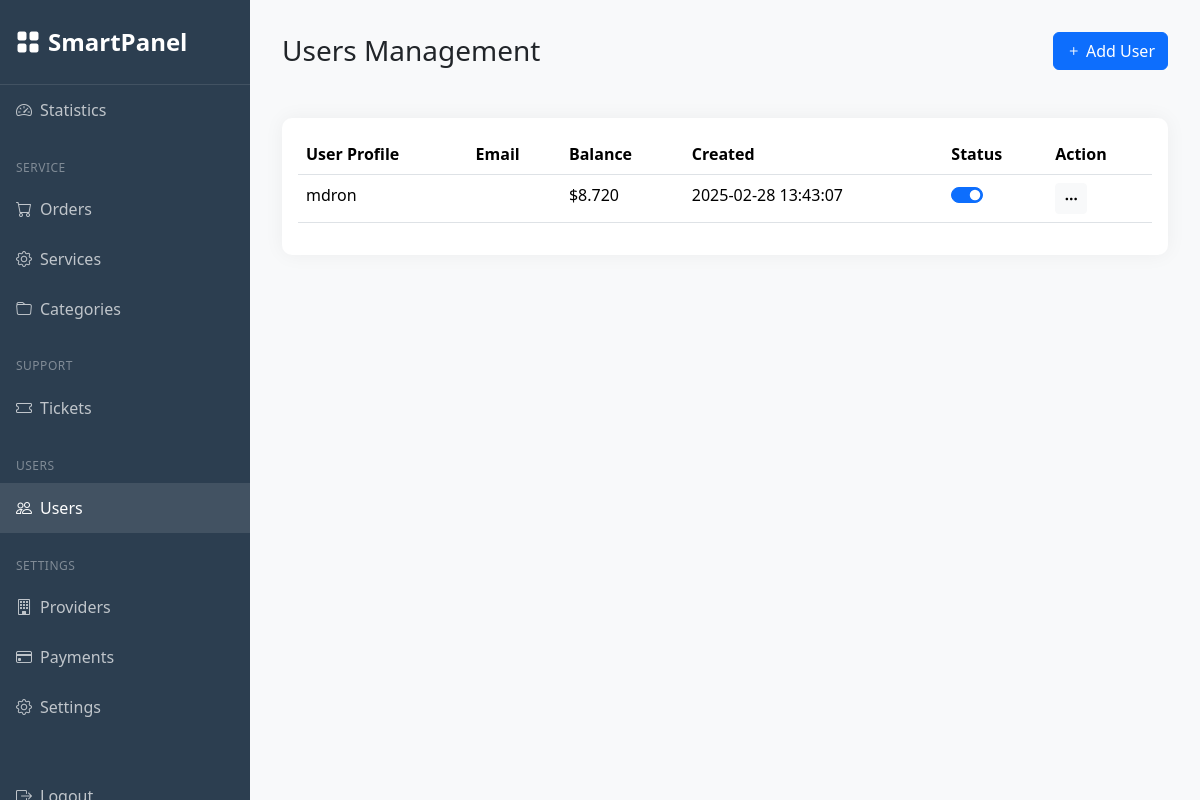
/managerdashboard/users/ (signed in), run on an earlier commit of the app's database.
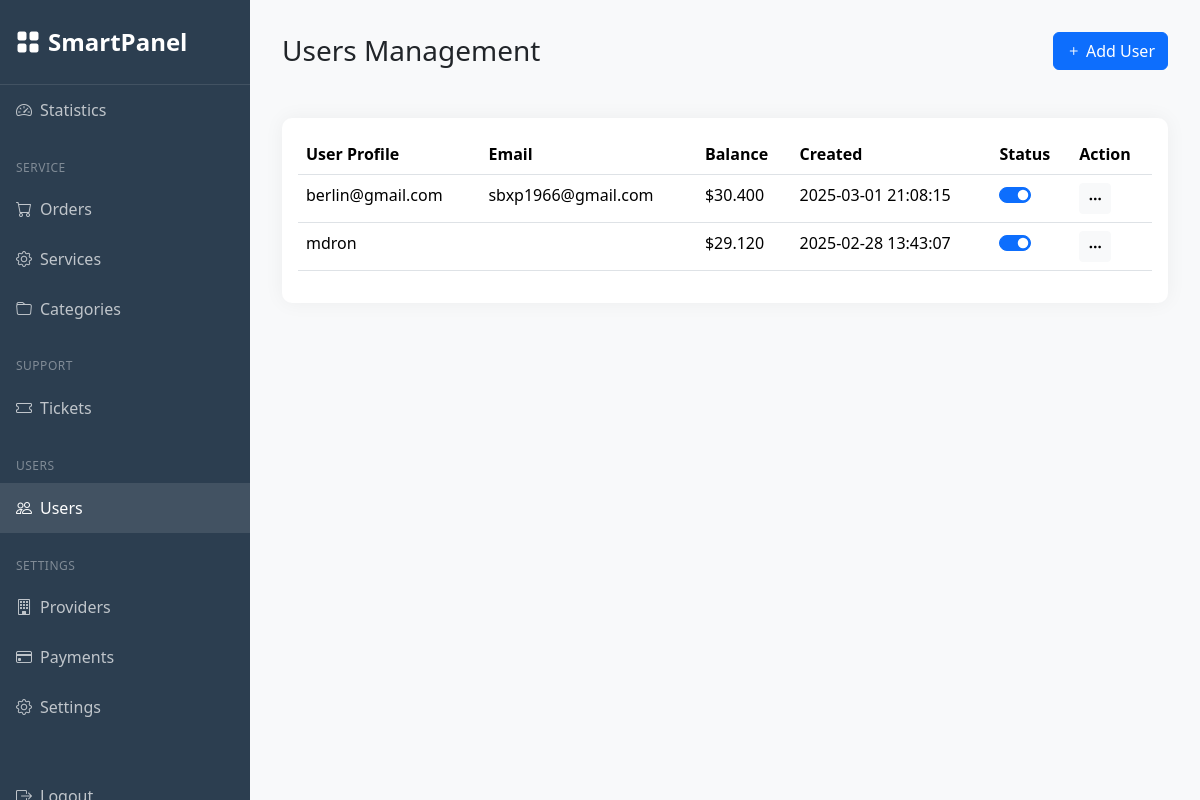
And on a later commit of the database.
### authentication/models.py (models this page shows, shortened)
class User(AbstractUser):
    ids = models.CharField(max_length=32, unique=True, blank=True, null=True)
    uid = models.UUIDField(default=uuid.uuid4, editable=False, unique=True) #Unique ID for the user
    role = models.CharField(max_length=10, choices=[('admin', 'Admin'), ('user', 'User')], default='user')
    login_type = models.TextField(blank=True, null=True)
    first_name = models.CharField(max_length=255, blank=True, null=True)
    last_name = models.CharField(max_length=255, blank=True, null=True)
    address = models.CharField(max_length=255, blank=True, null=True)
    city = models.CharField(max_length=75, blank=True, null=True)
    phone = models.CharField(max_length=12, blank=True, null=True)
    email = models.EmailField(blank=True, null=True)
    password = models.CharField(max_length=128, blank=True, null=True)
    timezone = models.TextField(blank=True, null=True)
    more_information = models.JSONField(blank=True, null=True)
    settings = models.TextField(blank=True, null=True)
    desc = models.TextField(blank=True, null=True)
    balance = models.DecimalField(max_digits=5, decimal_places=3, default=0.000)
    custom_rate = models.DecimalField(max_digits=2, decimal_places=1, default=0.0)
    api_key = models.CharField(max_length=191, unique=True, blank=True, null=True)
    spent = models.DecimalField(max_digits=15, decimal_places=4, null=True)
    activation_key = models.CharField(max_length=191, blank=True, null=True)
    reset_key = models.CharField(max_length=191, blank=True, null=True)
    history_ip = models.CharField(max_length=17, blank=True, null=True)
    status = models.IntegerField(default=1, choices=[(0, 'Inactive'), (1, 'Active')])
    level = models.CharField(
    max_length=15,
    choices=[
        ('silver-member', 'Silver Member'),
        ('gold-elite', 'Gold Elite'),
        ('platinum-status', 'Platinum Status'),
        ('diamond-master', 'Diamond Master'),
        ('ultimate-legend', 'Ultimate Legend')
    ],
    default='silver-member'
    )
    changed = models.DateTimeField(blank=True, null=True)
    created = models.DateTimeField(auto_now_add=True)

### managerdashboard/views.py (the view)
# urls.py: path('users/', views.users, name='users'),
@permission_required('authentication.is_manager', login_url='manager_login')
def users(request):
    search_query = request.GET.get('search', '')
    status_filter = request.GET.get('status', '')
    users = User.objects.all().order_by('-date_joined')
    if search_query:
        users = users.filter(
            Q(email__icontains=search_query) |
            Q(username__icontains=search_query)
        )
    if status_filter:
        if status_filter == 'active':
            users = users.filter(is_active=True)
        elif status_filter == 'inactive':
            users = users.filter(is_active=False)
    total_users = users.count()
    active_users = users.filter(is_active=True).count()
    inactive_users = users.filter(is_active=False).count()
    paginator = Paginator(users, 10)  # Show 10 users per page
    page_number = request.GET.get('page')
    users_page = paginator.get_page(page_number)
    context = {
        'active_tab': 'users',
        'users': users_page,
        'total_users': total_users,
        'active_users': active_users,
        'inactive_users': inactive_users,
        'search_query': search_query,
        'status_filter': status_filter
    }
    return render(request, 'managerdashboard/users.html', context)

### templates/managerdashboard/users.html (shortened to what this page needs)
{% extends 'managerdashboard/base_dashboard.html' %}
{% load static %}
{% block dashboard_content %}
<div class="container-fluid p-0">
    <div class="d-flex justify-content-between align-items-center mb-4">
        <h1 class="h3 mb-0">Users Management</h1>
        <button class="btn btn-primary" data-bs-toggle="modal" data-bs-target="#addUserModal">
            <i class="bi bi-plus"></i> Add User
        </button>
    </div>
    <div class="card">
        <div class="card-body">
            <div class="table-responsive">
                <table class="table table-hover">
                    <thead>
                        <tr>
                            <th>User Profile</th>
                            <th>Email</th>
                            <th>Balance</th>
                            <th>Created</th>
                            <th>Status</th>
                            <th>Action</th>
                        </tr>
                    </thead>
                    <tbody>
                        {% for user in users %}
                        <tr>
                            <td>{{ user.username }}</td>
                            <td>{{ user.email }}</td>
                            <td>${{ user.balance }}</td>
                            <td>{{ user.date_joined|date:"Y-m-d H:i:s" }}</td>
                            <td>
                                <div class="form-check form-switch">
                                    <input class="form-check-input" type="checkbox"
                                           {% if user.is_active %}checked{% endif %}
                                           onclick="toggleUserStatus({{ user.id }})">
                                </div>
                            </td>
                            <td>
                                <div class="dropdown">
                                    <button class="btn btn-light btn-sm" type="button" data-bs-toggle="dropdown">
                                        <i class="bi bi-three-dots"></i>
                                    </button>
                                </div>
                            </td>
                        </tr>
                        {% endfor %}
                    </tbody>
                </table>
            </div>
        </div>
    </div>
</div>
{% endblock dashboard_content %}

### templates/managerdashboard/base_dashboard.html (shortened to what this page needs)
{% load static %}
<!DOCTYPE html>
<html lang="en">
<head>
    <link href="https://cdn.jsdelivr.net/npm/bootstrap@5.3.2/dist/css/bootstrap.min.css" rel="stylesheet">
    <link rel="stylesheet" href="https://cdn.jsdelivr.net/npm/bootstrap-icons@1.11.1/font/bootstrap-icons.css">
    <link href="{% static 'css/style.css' %}" rel="stylesheet">
    <link href="{% static 'css/styles.css' %}" rel="stylesheet">
    <link href="{% static 'css/loader.css' %}" rel="stylesheet">
</head>
<body>
    <div id="wrapper">
        <nav id="sidebar">
            <div class="sidebar-header">
                <a href="{% url 'managerdashboard:manager_dashboard' %}" class="sidebar-brand">
                    <i class="bi bi-grid-fill me-2"></i>SmartPanel
                </a>
            </div>
            <ul class="nav flex-column">
                <li class="nav-item">
                    <a class="nav-link {% if active_tab == 'dashboard' %}active{% endif %}"
                       href="{% url 'managerdashboard:manager_dashboard' %}">
                        <i class="bi bi-speedometer2"></i>Statistics
                    </a>
                </li>
                <li class="nav-header">SERVICE</li>
                <li class="nav-item">
                    <a class="nav-link {% if active_tab == 'orders' %}active{% endif %}"
                       href="{% url 'managerdashboard:orders' %}">
                        <i class="bi bi-cart"></i>Orders
                    </a>
                </li>
                <li class="nav-item">
                    <a class="nav-link {% if active_tab == 'services' %}active{% endif %}"
                       href="{% url 'managerdashboard:services' %}">
                        <i class="bi bi-gear"></i>Services
                    </a>
                </li>
                <li class="nav-item">
                    <a class="nav-link {% if active_tab == 'categories' %}active{% endif %}"
                       href="{% url 'managerdashboard:categories' %}">
                        <i class="bi bi-folder"></i>Categories
                    </a>
                </li>
                <li class="nav-header">SUPPORT</li>
                <li class="nav-item">
                    <a class="nav-link {% if active_tab == 'tickets' %}active{% endif %}"
                       href="{% url 'managerdashboard:tickets' %}">
                        <i class="bi bi-ticket"></i>Tickets
                    </a>
                </li>
                <li class="nav-header">USERS</li>
                <li class="nav-item">
                    <a class="nav-link {% if active_tab == 'users' %}active{% endif %}"
                       href="{% url 'managerdashboard:users' %}">
                        <i class="bi bi-people"></i>Users
                    </a>
                </li>
                <li class="nav-header">SETTINGS</li>
                <li class="nav-item">
                    <a class="nav-link {% if active_tab == 'providers' %}active{% endif %}"
                       href="{% url 'managerdashboard:providers' %}">
                        <i class="bi bi-building"></i>Providers
                    </a>
                </li>
                <li class="nav-item">
                    <a class="nav-link {% if active_tab == 'payments' %}active{% endif %}"
                       href="{% url 'managerdashboard:payments' %}">
                        <i class="bi bi-credit-card"></i>Payments
                    </a>
                </li>
                <li class="nav-item">
                    <a class="nav-link {% if active_tab == 'settings' %}active{% endif %}"
                       href="{% url 'managerdashboard:settings' %}">
                        <i class="bi bi-gear"></i>Settings
                    </a>
                </li>
                <li class="nav-header"></li>
                <li class="nav-item mt-2">
                    <a class="nav-link" href="{% url 'user_logout' %}">
                        <i class="bi bi-box-arrow-right"></i>Logout
                    </a>
                </li>
            </ul>
        </nav>
        <div id="content">
            <div class="content-wrapper">
                {% block dashboard_content %}{% endblock dashboard_content %}
            </div>
        </div>
    </div>
</body>
</html>

### static/css/style.css (style rules this page uses)
.table-responsive { overflow: visible !important; }
.dropdown { position: static !important; }
.table td { position: relative !important; }
.card { overflow: visible !important; }

### templates/managerdashboard/base_dashboard.html (style rules this page uses)
:root { --sidebar-width: 250px; }
body { background-color: #f8f9fa; }
#wrapper { display: flex; min-height: 100vh; }
#sidebar { width: var(--sidebar-width); background: #2c3e50; min-height: 100vh; position: fixed; transition: all 0.3s; }
#content { margin-left: var(--sidebar-width); width: calc(100% - var(--sidebar-width)); min-height: 100vh; transition: all 0.3s; }
.sidebar-header { padding: 1.5rem 1rem; border-bottom: 1px solid rgba(255,255,255,0.1); }
.sidebar-brand { color: #fff; font-size: 1.5rem; text-decoration: none; font-weight: 600; }
.nav-link { color: rgba(255,255,255,0.7); padding: 0.8rem 1rem; transition: all 0.3s; }
.nav-link.active { color: #fff; background: rgba(255,255,255,0.1); }
.nav-header { color: rgba(255,255,255,0.4); padding: 1.5rem 1rem 0.5rem; font-size: 0.75rem; text-transform: uppercase; letter-spacing: 0.5px; }
.nav-link i { width: 20px; margin-right: 0.5rem; }
.content-wrapper { padding: 2rem; }
.card { border: none; box-shadow: 0 0 20px rgba(0,0,0,0.05); border-radius: 10px; }

What changed in the data, as far as the page shows it:
added User: username "berlin@gmail.com", email "sbxp1966@gmail.com", balance "30.400", date_joined "2025-03-01 21:08:15", is_active "☑"
changed User "mdron": balance "8.720" → "29.120"
